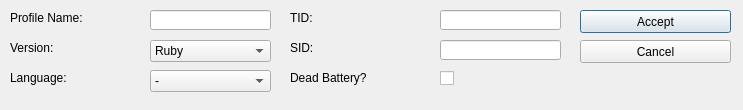
<?xml version="1.0" encoding="UTF-8"?>
<ui version="4.0">
 <class>ProfileManager3NewEdit</class>
 <widget class="QDialog" name="ProfileManager3NewEdit">
  <property name="geometry">
   <rect>
    <x>0</x>
    <y>0</y>
    <width>743</width>
    <height>110</height>
   </rect>
  </property>
  <property name="windowTitle">
   <string>Dialog</string>
  </property>
  <widget class="QLabel" name="labelProfile">
   <property name="geometry">
    <rect>
     <x>10</x>
     <y>10</y>
     <width>131</width>
     <height>16</height>
    </rect>
   </property>
   <property name="text">
    <string>Profile Name:</string>
   </property>
  </widget>
  <widget class="QLineEdit" name="lineEditProfile">
   <property name="geometry">
    <rect>
     <x>150</x>
     <y>10</y>
     <width>121</width>
     <height>20</height>
    </rect>
   </property>
  </widget>
  <widget class="QLabel" name="labelVersion">
   <property name="geometry">
    <rect>
     <x>10</x>
     <y>40</y>
     <width>131</width>
     <height>16</height>
    </rect>
   </property>
   <property name="text">
    <string>Version:</string>
   </property>
  </widget>
  <widget class="QComboBox" name="comboBoxVersion">
   <property name="geometry">
    <rect>
     <x>150</x>
     <y>40</y>
     <width>121</width>
     <height>22</height>
    </rect>
   </property>
   <item>
    <property name="text">
     <string>Ruby</string>
    </property>
   </item>
   <item>
    <property name="text">
     <string>Sapphire</string>
    </property>
   </item>
   <item>
    <property name="text">
     <string>Fire Red</string>
    </property>
   </item>
   <item>
    <property name="text">
     <string>Leaf Green</string>
    </property>
   </item>
   <item>
    <property name="text">
     <string>Emerald</string>
    </property>
   </item>
   <item>
    <property name="text">
     <string>XD</string>
    </property>
   </item>
   <item>
    <property name="text">
     <string>Colosseum</string>
    </property>
   </item>
  </widget>
  <widget class="QLabel" name="labelTID">
   <property name="geometry">
    <rect>
     <x>290</x>
     <y>10</y>
     <width>41</width>
     <height>16</height>
    </rect>
   </property>
   <property name="text">
    <string>TID:</string>
   </property>
  </widget>
  <widget class="QLineEdit" name="lineEditTID">
   <property name="geometry">
    <rect>
     <x>440</x>
     <y>10</y>
     <width>121</width>
     <height>20</height>
    </rect>
   </property>
  </widget>
  <widget class="QLabel" name="labelSID">
   <property name="geometry">
    <rect>
     <x>290</x>
     <y>40</y>
     <width>41</width>
     <height>16</height>
    </rect>
   </property>
   <property name="text">
    <string>SID:</string>
   </property>
  </widget>
  <widget class="QLineEdit" name="lineEditSID">
   <property name="geometry">
    <rect>
     <x>440</x>
     <y>40</y>
     <width>121</width>
     <height>20</height>
    </rect>
   </property>
  </widget>
  <widget class="QLabel" name="labelLanguage">
   <property name="geometry">
    <rect>
     <x>10</x>
     <y>70</y>
     <width>131</width>
     <height>16</height>
    </rect>
   </property>
   <property name="text">
    <string>Language:</string>
   </property>
  </widget>
  <widget class="QComboBox" name="comboBoxLanguage">
   <property name="geometry">
    <rect>
     <x>150</x>
     <y>70</y>
     <width>121</width>
     <height>22</height>
    </rect>
   </property>
   <item>
    <property name="text">
     <string>-</string>
    </property>
   </item>
   <item>
    <property name="text">
     <string>ENG</string>
    </property>
   </item>
   <item>
    <property name="text">
     <string>SPA</string>
    </property>
   </item>
   <item>
    <property name="text">
     <string>FRE</string>
    </property>
   </item>
   <item>
    <property name="text">
     <string>ITA</string>
    </property>
   </item>
   <item>
    <property name="text">
     <string>DEU</string>
    </property>
   </item>
   <item>
    <property name="text">
     <string>JPN</string>
    </property>
   </item>
  </widget>
  <widget class="QCheckBox" name="checkBoxDeadBattery">
   <property name="geometry">
    <rect>
     <x>440</x>
     <y>70</y>
     <width>16</width>
     <height>17</height>
    </rect>
   </property>
   <property name="text">
    <string/>
   </property>
  </widget>
  <widget class="QLabel" name="labelDeadBattery">
   <property name="geometry">
    <rect>
     <x>290</x>
     <y>70</y>
     <width>141</width>
     <height>16</height>
    </rect>
   </property>
   <property name="text">
    <string>Dead Battery?</string>
   </property>
  </widget>
  <widget class="QPushButton" name="pushButtonAccept">
   <property name="geometry">
    <rect>
     <x>580</x>
     <y>10</y>
     <width>151</width>
     <height>23</height>
    </rect>
   </property>
   <property name="text">
    <string>Accept</string>
   </property>
  </widget>
  <widget class="QPushButton" name="pushButtonCancel">
   <property name="geometry">
    <rect>
     <x>580</x>
     <y>40</y>
     <width>151</width>
     <height>23</height>
    </rect>
   </property>
   <property name="text">
    <string>Cancel</string>
   </property>
  </widget>
 </widget>
 <resources/>
 <connections/>
</ui>
